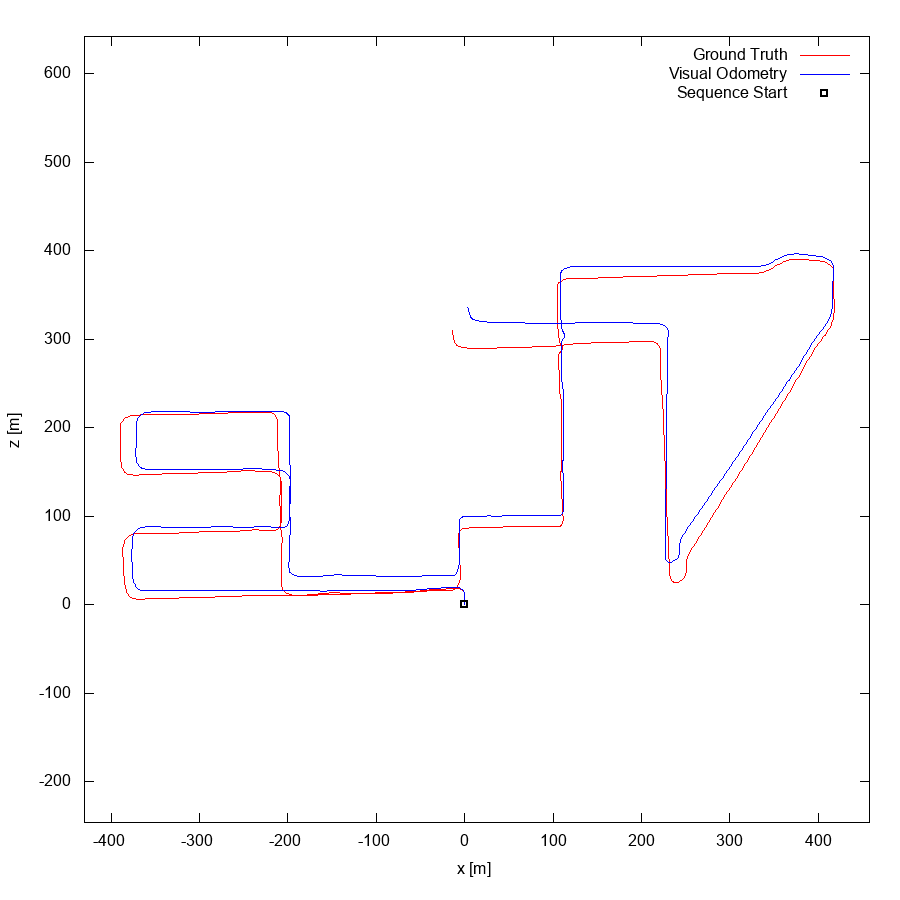

Write the gnuplot code that produced this figure.
set term postscript eps enhanced color
set output "08.eps"
set size ratio -1
set xrange [-430:458]
set yrange [-246:642]
set xlabel "x [m]"
set ylabel "z [m]"
plot "08.txt" using 1:2 lc rgb "#FF0000" title 'Ground Truth' w lines,"08.txt" using 3:4 lc rgb "#0000FF" title 'Visual Odometry' w lines,"< head -1 08.txt" using 1:2 lc rgb "#000000" pt 4 ps 1 lw 2 title 'Sequence Start' w points
